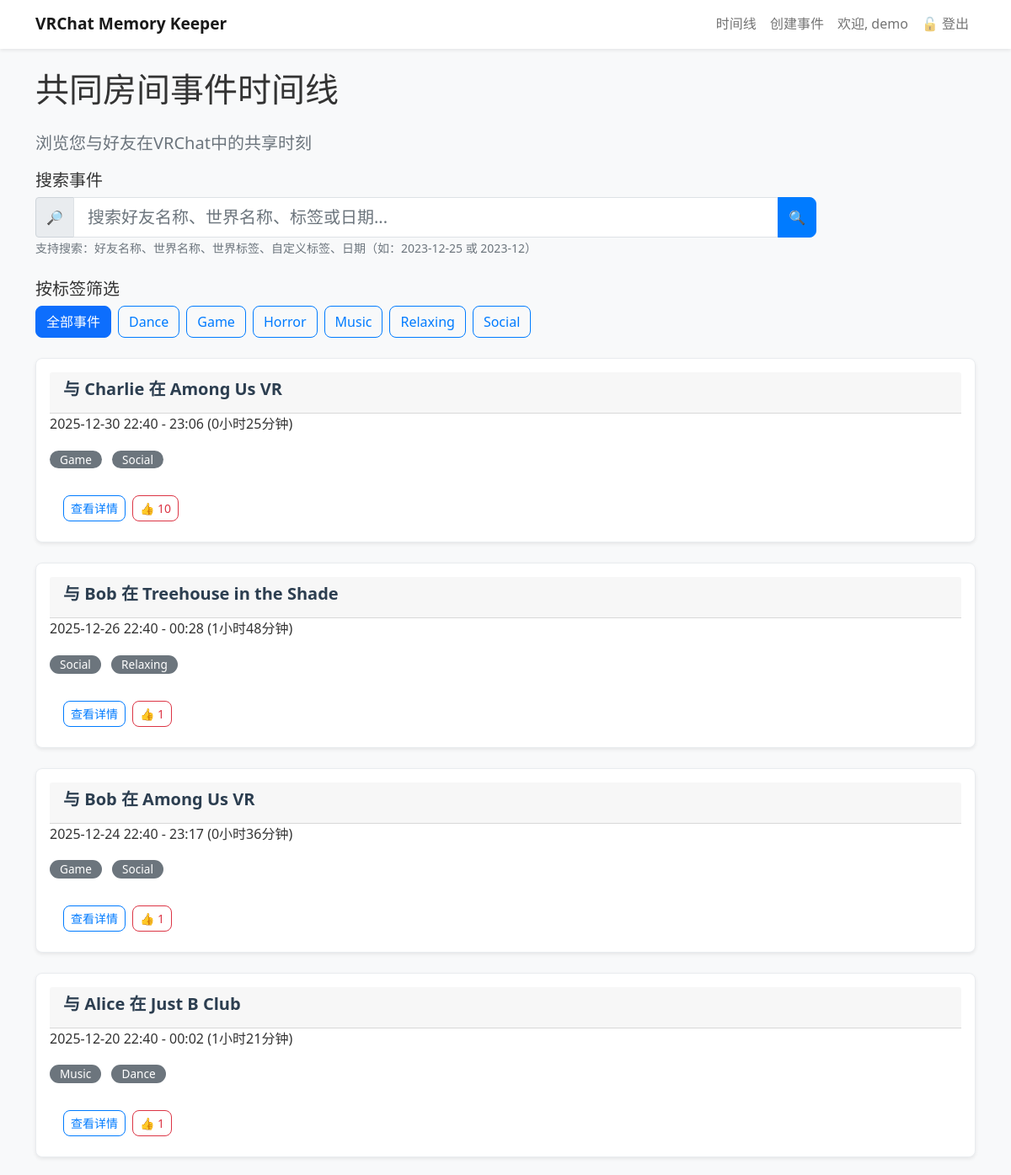
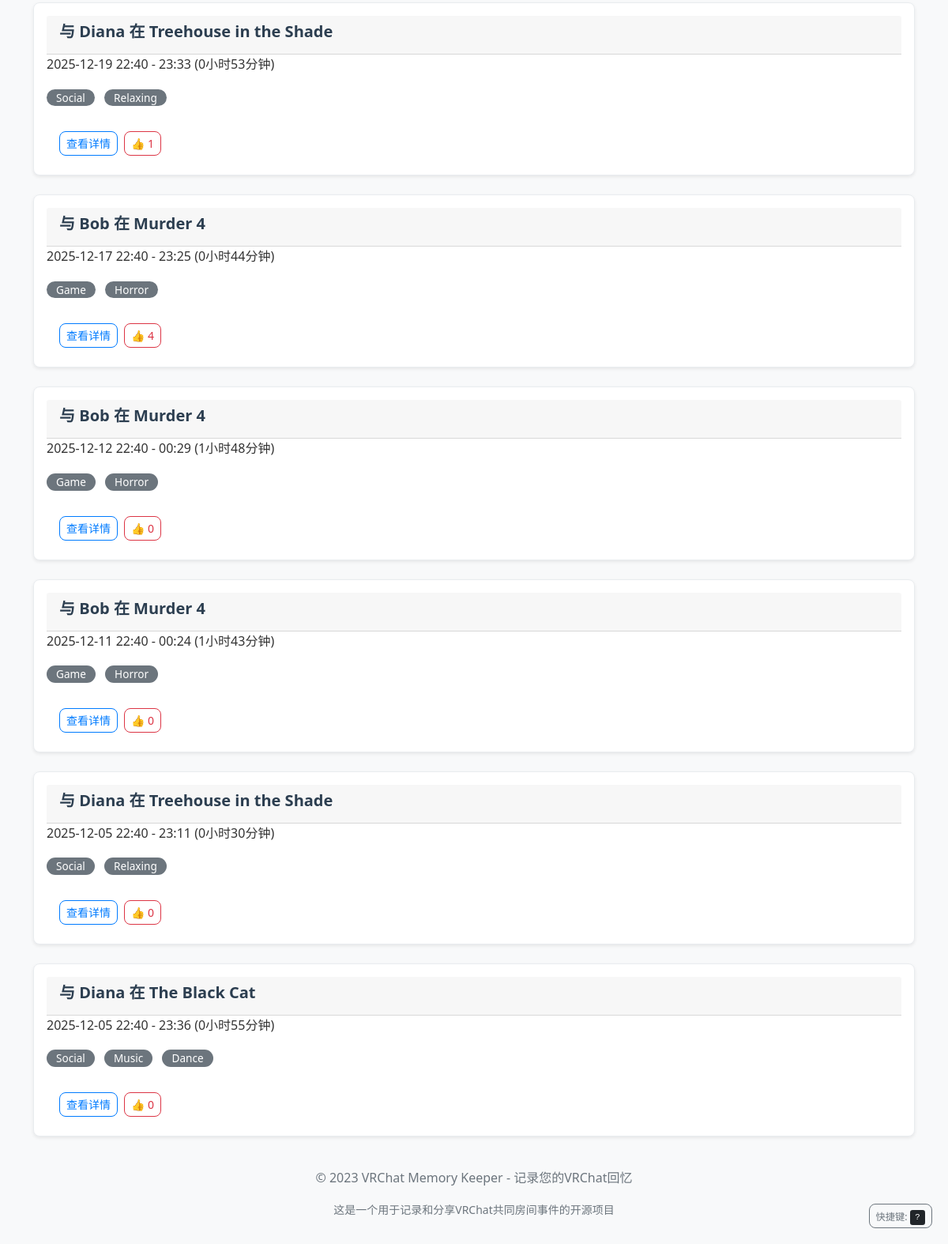
Screenshot of / (signed in) with the database file from the repository (2 pictures, top to bottom).
### app.py (models this page shows)
class User(UserMixin, db.Model):
    id = db.Column(db.Integer, primary_key=True)
    username = db.Column(db.String(80), unique=True, nullable=False)
    password_hash = db.Column(db.String(120), nullable=False)
    events = db.relationship('SharedEvent', backref='user', lazy=True)

class SharedEvent(db.Model):
    id = db.Column(db.Integer, primary_key=True)
    user_id = db.Column(db.Integer, db.ForeignKey('user.id'), nullable=False)
    world_id = db.Column(db.Integer, db.ForeignKey('world.id'), nullable=False)
    friend_name = db.Column(db.String(80), nullable=False)
    start_time = db.Column(db.DateTime, nullable=False)
    end_time = db.Column(db.DateTime)
    duration = db.Column(db.Integer)  # 持续时间（秒）
    notes = db.Column(db.Text, nullable=True)  # 事件备注
    likes = db.Column(db.Integer, default=0)  # 点赞数
    custom_tags = db.relationship(
        'EventTag',
        backref='event',
        lazy=True,  # 懒加载
        cascade='all, delete-orphan'  # 级联删除
    )

class World(db.Model):
    id = db.Column(db.Integer, primary_key=True)
    world_name = db.Column(db.String(200), nullable=False)
    world_id = db.Column(db.String(100), unique=True)
    tags = db.Column(db.Text)  # 以逗号分隔的标签字符串
    events = db.relationship('SharedEvent', backref='world', lazy=True)

### app.py (the view, shortened to what this page needs)
@app.route('/')
@login_required
def index():
    all_unique_tags = get_all_unique_tags()
    selected_tag = request.args.get('tag')
    query = SharedEvent.query.filter_by(user_id=current_user.id)
    filtered_query = filter_events_by_tag(query, selected_tag)
    search_query = request.args.get('search')
    start_date = None
    end_date = None
    if start_date:
        from datetime import datetime
        filtered_query = filtered_query.filter(
            SharedEvent.start_time >= start_date)
    if end_date:
        from datetime import timedelta
        end_datetime = end_date + timedelta(days=1)
        filtered_query = filtered_query.filter(
            SharedEvent.start_time < end_datetime)
    events = filtered_query.order_by(SharedEvent.start_time.desc()).all()
    return render_template(
        'index.html',
        events=events,
        all_tags=all_unique_tags,
        selected_tag=selected_tag,
        search_query=search_query
    )

### app.py (called while the page is built, shortened)
@login_manager.user_loader
def load_user(user_id):
    return User.query.get(int(user_id))

def get_all_unique_tags():
    world_tags = set()
    worlds = World.query.all()
    for world in worlds:
        if world.tags:
            for tag in world.tags.split(','):
                world_tags.add(tag.strip())
    event_tags = set()
    all_event_tags = EventTag.query.all()
    for tag in all_event_tags:
        event_tags.add(tag.tag_name)
    return sorted(list(world_tags.union(event_tags)))

def filter_events_by_tag(event_query, selected_tag):
    if not selected_tag:
        return event_query

@app.before_request
def before_request():
    global _db_initialized
    if not _db_initialized:
        init_db()
        _db_initialized = True

### templates/index.html (shortened to what this page needs)
{% extends 'base.html' %}
{% block content %}
    <header class="page-header" role="banner">
        <h1 class="mb-4">共同房间事件时间线</h1>
        <p class="lead text-muted">浏览您与好友在VRChat中的共享时刻</p>
    </header>
    <section class="search-section mb-4" role="search" aria-labelledby="search-heading">
        <h2 id="search-heading" class="h5">搜索事件</h2>
        <form method="GET" action="{{ url_for('index') }}" class="search-form" aria-label="事件搜索表单">
            <div class="row g-3">
                <div class="col-md-10">
                    <div class="input-group">
                        <span class="input-group-text">
                            <span aria-hidden="true">🔎</span>
                        </span>
                        <input type="text" class="form-control form-control-lg" name="search"
                               placeholder="搜索好友名称、世界名称、标签或日期..."
                               aria-describedby="search-help"
                               value="{{ search_query or '' }}"
                               autocomplete="off">
                        <button type="submit" class="btn btn-primary"
                                aria-label="执行搜索">
                            <span aria-hidden="true">🔍</span>
                        </button>
                    </div>
                    <small id="search-help" class="form-text text-muted">
                        支持搜索：好友名称、世界名称、世界标签、自定义标签、日期（如：2023-12-25 或 2023-12）
                    </small>
                </div>
            </div>
        </form>
    </section>
    <section class="tag-filter-section mb-4" role="region" aria-labelledby="filter-heading">
        <h2 id="filter-heading" class="h5">按标签筛选</h2>
        <div class="filter-controls" role="toolbar" aria-label="标签筛选工具">
            <div class="d-flex flex-wrap gap-2" role="list" aria-label="筛选标签列表">
                {% if selected_tag %}
                    <a href="{{ url_for('index') }}" class="btn btn-primary" role="button"
                           aria-label="显示全部事件" aria-pressed="false">
                            全部事件
                        </a>
                {% else %}
                    <a href="{{ url_for('index') }}" class="btn btn-outline-primary active" role="button"
                           aria-label="显示全部事件（当前选中）" aria-pressed="true">
                            全部事件
                        </a>
                {% endif %}
                {% if all_tags %}
                    {% for tag in all_tags %}
                        {% if selected_tag == tag %}
                            <a href="{{ url_for('index', tag=tag) }}" class="btn btn-primary" role="button"
                               aria-label="筛选标签：{{ tag }}（当前选中）" aria-pressed="true">
                                {{ tag }}
                            </a>
                        {% else %}
                            <a href="{{ url_for('index', tag=tag) }}" class="btn btn-outline-primary" role="button"
                               aria-label="筛选标签：{{ tag }}" aria-pressed="false">
                                {{ tag }}
                            </a>
                        {% endif %}
                    {% endfor %}
                {% else %}
                    <span class="text-muted" aria-live="polite">暂无可用标签</span>
                {% endif %}
            </div>
        </div>
    </section>
    <section class="events-section" role="region" aria-labelledby="events-heading">
        {% if events %}
            <div class="row" role="list" aria-label="共同房间事件列表">
                {% for event in events %}
                    <div class="col-lg-12" role="listitem">
                        <article class="card event-card shadow-sm">
                            <div class="card-body">
                                <header class="card-header">
                                    <h3 class="card-title h5">
                                        与 <span class="friend-name">{{ event.friend_name }}</span>
                                        在 <span class="world-name">{{ event.world.world_name }}</span>
                                    </h3>
                                </header>
                                <div class="card-content">
                                    <p class="card-text event-time">
                                        <time datetime="{{ event.start_time.isoformat() }}">
                                            {{ event.start_time.strftime('%Y-%m-%d %H:%M') }}
                                        </time>
                                        -
                                        <time datetime="{{ event.end_time.isoformat() }}">
                                            {{ event.end_time.strftime('%H:%M') }}
                                        </time>
                                        <span class="duration">
                                            ({{ (event.duration // 3600) }}小时{{ (event.duration % 3600) // 60 }}分钟)
                                        </span>
                                    </p>
                                    {% if event.world.tags %}
                                        <div class="world-tags mb-2">
                                            {% for tag in event.world.tags.split(',') %}
                                                <span class="badge bg-secondary tag" aria-label="世界标签：{{ tag.strip() }}">
                                                    {{ tag.strip() }}
                                                </span>
                                            {% endfor %}
                                        </div>
                                    {% endif %}
                                </div>
                                <footer class="card-footer bg-transparent border-0 pt-3">
                                    <div class="d-flex gap-2" role="group" aria-label="事件操作">
                                        <a href="{{ url_for('event_detail', event_id=event.id) }}"
                                           class="btn btn-outline-primary btn-sm"
                                           aria-label="查看事件 {{ event.friend_name }} 在 {{ event.world.world_name }} 的详细信息">
                                            查看详情
                                        </a>
                                        <button class="like-btn btn btn-outline-danger btn-sm"
                                                data-event-id="{{ event.id }}"
                                                aria-label="为事件点赞，当前点赞数：{{ event.likes or 0 }}"
                                                aria-live="polite">
                                            👍 <span class="like-count">{{ event.likes or 0 }}</span>
                                        </button>
                                    </div>
                                </footer>
                            </div>
                        </article>
                    </div>
                {% endfor %}
            </div>
        {% endif %}
    </section>
{% endblock %}

### templates/base.html (shortened to what this page needs)
<!DOCTYPE html>
<html lang="zh-CN">
<head>
    <link href="https://cdn.jsdelivr.net/npm/bootstrap@5.1.3/dist/css/bootstrap.min.css" rel="stylesheet">
    <link href="{{ url_for('static', filename='css/main.css') }}" rel="stylesheet">
</head>
<body>
    <header role="banner">
        <nav class="navbar navbar-expand-lg navbar-light bg-white shadow-sm" role="navigation" aria-label="主导航">
            <div class="container">
                <a class="navbar-brand" href="{{ url_for('index') }}" aria-label="VRChat记忆记录器首页">
                    VRChat Memory Keeper
                </a>
                <div class="collapse navbar-collapse" id="navbarNav">
                    <div class="navbar-nav ms-auto" role="menubar">
                        {% if current_user.is_authenticated %}
                            <a class="nav-link" href="{{ url_for('index') }}" role="menuitem" aria-label="查看时间线">
                                时间线
                            </a>
                            <a class="nav-link" href="{{ url_for('create_event') }}" role="menuitem" aria-label="创建新事件">
                                创建事件
                            </a>
                            <span class="nav-link" role="status" aria-label="当前用户">
                                欢迎, {{ current_user.username }}
                            </span>
                            <a class="nav-link" href="{{ url_for('logout') }}" role="menuitem" aria-label="退出登录">
                                🔓 登出
                            </a>
                        {% endif %}
                    </div>
                </div>
            </div>
        </nav>
    </header>
    <main class="main-content" role="main">
        <div class="container mt-4">
            {% block content %}{% endblock %}
        </div>
    </main>
    <footer class="footer mt-auto py-3 bg-light" role="contentinfo">
        <div class="container">
            <div class="text-center text-muted">
                <p>© 2023 VRChat Memory Keeper - 记录您的VRChat回忆</p>
                <p class="small">这是一个用于记录和分享VRChat共同房间事件的开源项目</p>
            </div>
        </div>
    </footer>
</body>
</html>

### static/css/main.css (style rules this page uses)
body { font-family: 'Segoe UI', Tahoma, Geneva, Verdana, sans-serif; background-color: #f8f9fa; color: #333; line-height: 1.6; }
.navbar { box-shadow: 0 2px 4px rgba(0,0,0,0.1); }
.navbar-brand { font-weight: 600; font-size: 1.2rem; }
.event-card { margin-bottom: 1.5rem; transition: transform 0.2s, box-shadow 0.2s; border-radius: 8px; overflow: hidden; }
.card-title { font-weight: 600; color: #2c3e50; margin-bottom: 0.5rem; }
.tag { margin-right: 0.5rem; margin-bottom: 0.5rem; border-radius: 12px; padding: 0.25rem 0.75rem; font-size: 0.85rem; font-weight: 500; }
.btn { border-radius: 8px; font-weight: 500; transition: all 0.2s; }
.btn-primary { background-color: #007bff; border-color: #007bff; }
.btn-outline-primary { border-color: #007bff; color: #007bff; }
.like-btn { transition: all 0.3s ease; }
.form-control { border-radius: 8px; border: 1px solid #dee2e6; transition: border-color 0.2s, box-shadow 0.2s; }
.card { border: 1px solid #e9ecef; border-radius: 8px; }
.event-card { animation: fadeIn 0.5s ease forwards; }
.event-card:nth-child(1) { animation-delay: 0.1s; }

### rows the page displays
User: username "demo"
SharedEvent: friend_name "Charlie", world.world_name "Among Us VR", start_time "2025-12-30 22:40", end_time "23:06", duration "0", (event.duration%3600)//60 "25", strip "Game" "Social", likes "10"
SharedEvent: friend_name "Bob", world.world_name "Treehouse in the Shade", start_time "2025-12-26 22:40", end_time "00:28", duration "1", (event.duration%3600)//60 "48", strip "Social" "Relaxing", likes "1"
SharedEvent: friend_name "Bob", world.world_name "Among Us VR", start_time "2025-12-24 22:40", end_time "23:17", duration "0", (event.duration%3600)//60 "36", strip "Game" "Social", likes "1"
SharedEvent: friend_name "Alice", world.world_name "Just B Club", start_time "2025-12-20 22:40", end_time "00:02", duration "1", (event.duration%3600)//60 "21", strip "Music" "Dance", likes "1"
SharedEvent: friend_name "Diana", world.world_name "Treehouse in the Shade", start_time "2025-12-19 22:40", end_time "23:33", duration "0", (event.duration%3600)//60 "53", strip "Social" "Relaxing", likes "1"
SharedEvent: friend_name "Bob", world.world_name "Murder 4", start_time "2025-12-17 22:40", end_time "23:25", duration "0", (event.duration%3600)//60 "44", strip "Game" "Horror", likes "4"
SharedEvent: friend_name "Bob", world.world_name "Murder 4", start_time "2025-12-12 22:40", end_time "00:29", duration "1", (event.duration%3600)//60 "48", strip "Game" "Horror", likes "0"
SharedEvent: friend_name "Bob", world.world_name "Murder 4", start_time "2025-12-11 22:40", end_time "00:24", duration "1", (event.duration%3600)//60 "43", strip "Game" "Horror", likes "0"
SharedEvent: friend_name "Diana", world.world_name "Treehouse in the Shade", start_time "2025-12-05 22:40", end_time "23:11", duration "0", (event.duration%3600)//60 "30", strip "Social" "Relaxing", likes "0"
SharedEvent: friend_name "Diana", world.world_name "The Black Cat", start_time "2025-12-05 22:40", end_time "23:36", duration "0", (event.duration%3600)//60 "55", strip "Social" "Music" "Dance", likes "0"

### other values shown
{{ tag }} "Dance" "Game" "Horror" "Music" "Relaxing" "Social"
